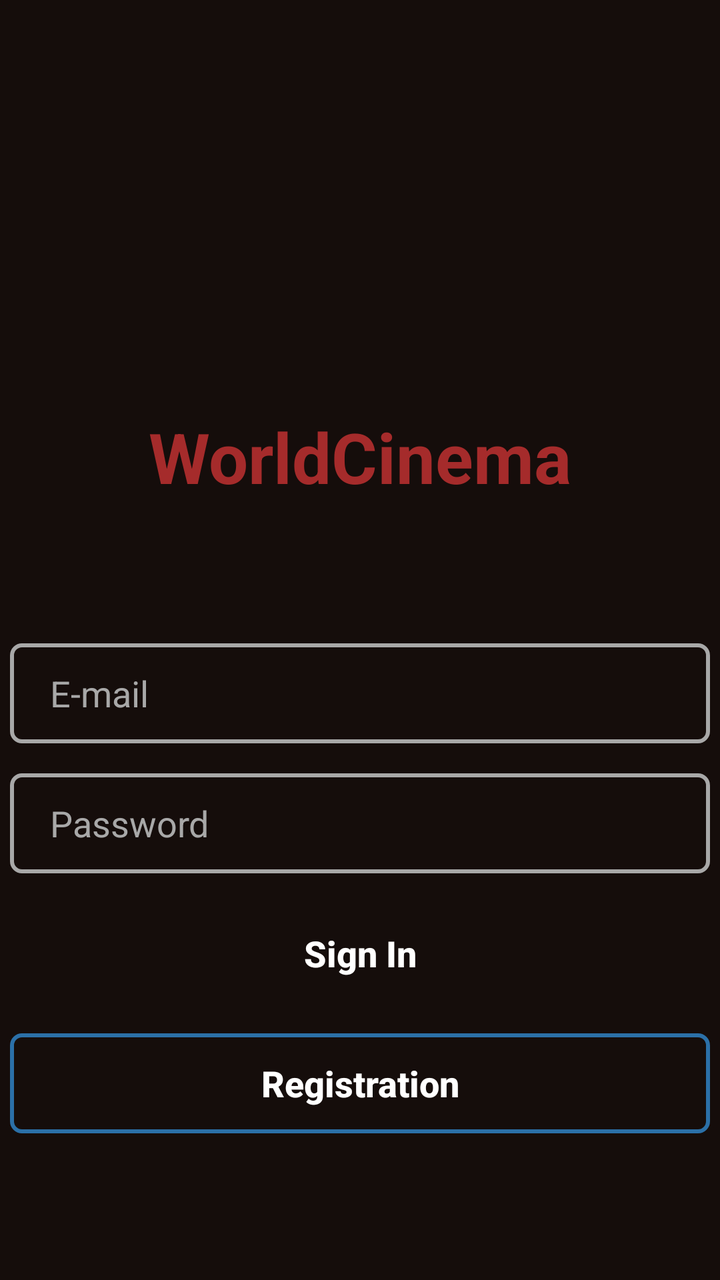
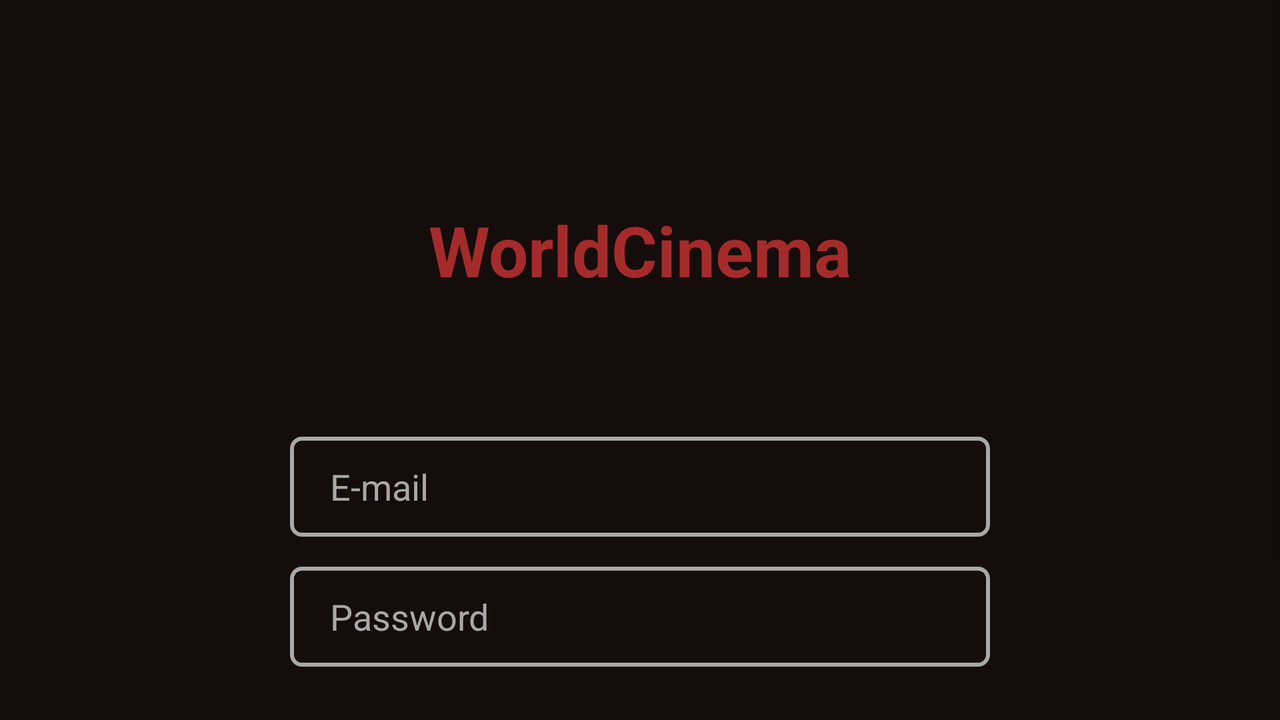

Compare how this app lays out the same screen by default and in its alternative resource folder. The renders come first, then the two layout files and the values they reference.
<!-- AndroidManifest.xml: application theme Theme.WorldCinemaTEST -->
<!-- res/layout/activity_sign_in.xml -->
<?xml version="1.0" encoding="utf-8"?>
<LinearLayout xmlns:android="http://schemas.android.com/apk/res/android"
    xmlns:app="http://schemas.android.com/apk/res-auto"
    xmlns:tools="http://schemas.android.com/tools"
    android:layout_width="match_parent"
    android:layout_height="match_parent"
    android:orientation="vertical"
    tools:context=".SignInActivity">

    <LinearLayout
        android:layout_width="wrap_content"
        android:layout_height="match_parent"
        android:layout_gravity="center"
        android:orientation="vertical">

        <ImageView
            android:layout_width="200dp"
            android:layout_height="200dp"
            android:layout_gravity="center"
            android:layout_marginTop="5dp"
            android:src="@drawable/icon" />

        <TextView
            android:layout_width="350dp"
            android:layout_height="wrap_content"
            android:layout_gravity="center"
            android:text="@string/world_cinema"
            android:textAlignment="center"
            android:textColor="@color/red"
            android:textSize="35dp"
            android:textStyle="bold" />

        <EditText
            android:id="@+id/etEmail"
            android:layout_width="match_parent"
            android:layout_height="50dp"
            android:layout_gravity="center"
            android:layout_marginTop="70dp"
            android:background="@drawable/light_gray_edittext"
            android:hint="@string/email"
            android:inputType="textEmailAddress"
            android:paddingStart="20dp"
            android:textColor="@color/white"
            android:textColorHint="@color/light_gray" />

        <EditText
            android:id="@+id/etPassword"
            android:layout_width="match_parent"
            android:layout_height="50dp"
            android:layout_gravity="center"
            android:layout_marginTop="15dp"
            android:background="@drawable/light_gray_edittext"
            android:hint="@string/password"
            android:inputType="textPassword"
            android:paddingStart="20dp"
            android:textColor="@color/white"
            android:textColorHint="@color/light_gray" />

        <androidx.appcompat.widget.AppCompatButton
            android:id="@+id/buttonSignIn"
            android:layout_width="350dp"
            android:layout_height="50dp"
            android:layout_gravity="center"
            android:layout_marginTop="15dp"
            android:background="@drawable/blue_button"
            android:text="@string/sign_in"
            android:textAlignment="center"
            android:textAllCaps="false"
            android:textColor="@color/white"
            android:textStyle="bold" />

        <androidx.appcompat.widget.AppCompatButton
            android:id="@+id/buttonSignUp"
            android:layout_width="match_parent"
            android:layout_height="50dp"
            android:layout_gravity="center"
            android:layout_marginTop="15dp"
            android:background="@drawable/stroke_button"
            android:text="@string/registration"
            android:textAlignment="center"
            android:textAllCaps="false"
            android:textColor="@color/white"
            android:textStyle="bold" />
    </LinearLayout>
</LinearLayout>
<!-- resources referenced by this layout -->
<resources>
  <color name="light_gray">#A8A8A8</color>
  <color name="red">#A52B2B</color>
  <color name="white">#FFFFFFFF</color>
  <!-- drawable light_gray_edittext (drawable) -->
  <?xml version="1.0" encoding="utf-8"?>
  <shape xmlns:android="http://schemas.android.com/apk/res/android">
      <stroke
          android:color="@color/light_gray"
          android:width="2dp" />
      <corners android:radius="5dp" />
  </shape>
  <!-- drawable stroke_button (drawable) -->
  <?xml version="1.0" encoding="utf-8"?>
  <shape xmlns:android="http://schemas.android.com/apk/res/android">
      <stroke
          android:color="@color/blue"
          android:width="2dp" />
      <corners android:radius="5dp" />
  </shape>
  <string name="email">E-mail</string>
  <string name="password">Password</string>
  <string name="registration">Registration</string>
  <string name="sign_in">Sign In</string>
  <string name="world_cinema">WorldCinema</string>
  <style name="Theme.WorldCinemaTEST" parent="Theme.MaterialComponents.DayNight.DarkActionBar">
          
          <item name="colorPrimary">@color/warm_black</item>
          
          <item name="statusBarBackground">@color/warm_black</item>
          <item name="android:textColorPrimary">@color/white</item>
          <item name="android:windowBackground">@color/warm_black</item>
          <item name="cardBackgroundColor">@color/warm_black</item>
          <item name="android:textColor">@color/white</item>
          <item name="android:textSize">18dp</item>
          <item name="android:navigationBarColor">@color/dark_gray</item>
          <item name="android:itemBackground">@color/blue</item>
      </style>
  <color name="blue">#2B70A8</color>
  <color name="warm_black">#150D0B</color>
  <color name="dark_gray">#1C1A19</color>
</resources>
<!-- res/layout-land/activity_sign_in.xml (the repository's variant of the layout above) -->
<!-- drawn on the phone turned sideways -->
<?xml version="1.0" encoding="utf-8"?>
<LinearLayout xmlns:android="http://schemas.android.com/apk/res/android"
    xmlns:app="http://schemas.android.com/apk/res-auto"
    xmlns:tools="http://schemas.android.com/tools"
    android:layout_width="match_parent"
    android:layout_height="match_parent"
    android:orientation="vertical"
    tools:context=".SignInActivity">

    <ScrollView
        android:layout_width="match_parent"
        android:layout_height="match_parent">

        <LinearLayout
            android:layout_width="wrap_content"
            android:layout_height="match_parent"
            android:layout_gravity="center"
            android:orientation="vertical">

            <ImageView
                android:layout_width="200dp"
                android:layout_height="200dp"
                android:layout_gravity="center"
                android:layout_marginTop="5dp"
                android:src="@drawable/icon" />

            <TextView
                android:layout_width="350dp"
                android:layout_height="wrap_content"
                android:layout_gravity="center"
                android:text="@string/world_cinema"
                android:textAlignment="center"
                android:textColor="@color/red"
                android:textSize="35dp"
                android:textStyle="bold" />

            <EditText
                android:id="@+id/etEmail"
                android:layout_width="match_parent"
                android:layout_height="50dp"
                android:layout_gravity="center"
                android:layout_marginTop="70dp"
                android:background="@drawable/light_gray_edittext"
                android:hint="@string/email"
                android:inputType="textEmailAddress"
                android:paddingStart="20dp"
                android:textColor="@color/white"
                android:textColorHint="@color/light_gray" />

            <EditText
                android:id="@+id/etPassword"
                android:layout_width="match_parent"
                android:layout_height="50dp"
                android:layout_gravity="center"
                android:layout_marginTop="15dp"
                android:background="@drawable/light_gray_edittext"
                android:hint="@string/password"
                android:inputType="textPassword"
                android:paddingStart="20dp"
                android:textColor="@color/white"
                android:textColorHint="@color/light_gray" />

            <androidx.appcompat.widget.AppCompatButton
                android:id="@+id/buttonSignIn"
                android:layout_width="350dp"
                android:layout_height="50dp"
                android:layout_gravity="center"
                android:layout_marginTop="15dp"
                android:background="@drawable/blue_button"
                android:text="@string/sign_in"
                android:textAlignment="center"
                android:textAllCaps="false"
                android:textColor="@color/white"
                android:textStyle="bold" />

            <androidx.appcompat.widget.AppCompatButton
                android:id="@+id/buttonSignUp"
                android:layout_width="match_parent"
                android:layout_height="50dp"
                android:layout_gravity="center"
                android:layout_marginTop="15dp"
                android:background="@drawable/stroke_button"
                android:text="@string/registration"
                android:textAlignment="center"
                android:textAllCaps="false"
                android:textColor="@color/white"
                android:textStyle="bold" />
        </LinearLayout>
    </ScrollView>
</LinearLayout>
